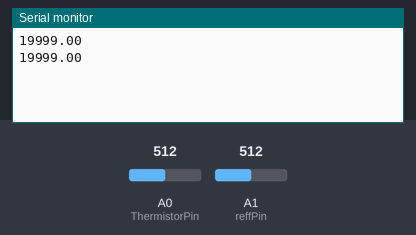
The sketch below on a simulated Arduino Nano, built with avr-gcc and run on an emulated ATmega328P. Parts: the last lines printed to the serial monitor. Inputs (shaded band) come from the test bench; at power-on: A0 (ThermistorPin) = 512, A1 (reffPin) = 512.

Above: at 1.2 s.
1.3 s: A0 (ThermistorPin) set to 0
At 1.8 s:
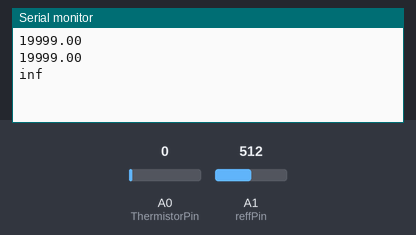
3.5 s: A1 (reffPin) set to 0
At 4.0 s:
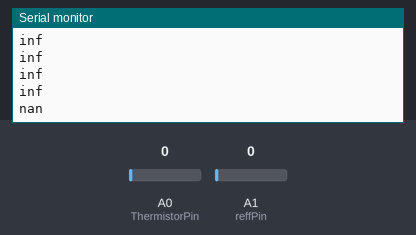

The sketch:

test.ino
```cpp
/*
* input -2 for temp for that instance of resistance
* dataPoints = the amount of data points that will be collected
*
* To D0:
*   x account for fulxuations in voltage with equation (R = (volt/((analogRead(analogPin)*volt)/1024.0)) - 1)
*   x anytime you say -2 it should give prdectiojn all other times not
*   x more accurea volatage
*   x take rage of volate for like 1 sec
*   x display cofficents
*   x LED Fucntion
*
*   able to exclude data points
*   16 bit adc
*   Display that shows temp
*   reset porgam without uploading
*   temp change quick (no shurink tubeing)
*   stand to hold thermistor in place with other temp reader
*   get insulated thermistor
*
*   what if used ntc for low and ptc for high?
*   can we bring contarin to keep water insulate at that tempuratre?
*   contact vernier on their process of clalbrating
*/

#include <Wire.h>
    #include <Arduino.h>
    int ThermistorPin = 0, reffPin = 1;
    int resistance = 10000;


    void setup() {
      Serial.begin(9600);

    }

    void loop() {
      float avg = 0;

          for(int x = 0; x < 10; x++)
          {
            avg += volateToResistance();
            delay(50);

          }
          Serial.println(avg/10.0);
        delay(5);
    }
    float volateToResistance()
    {
      float voltage = analogRead(reffPin) * 5.0/1023;
      float Vout= (analogRead(ThermistorPin) * voltage)/1024.0;
      return resistance * (voltage/Vout) -1;
    }
```

Measured:
- after the input at 1.3 s, the serial monitor: prints a new line after 0.22 s (image 1)
- after the input at 3.5 s, the serial monitor: prints a new line after 0.06 s (image 2)
